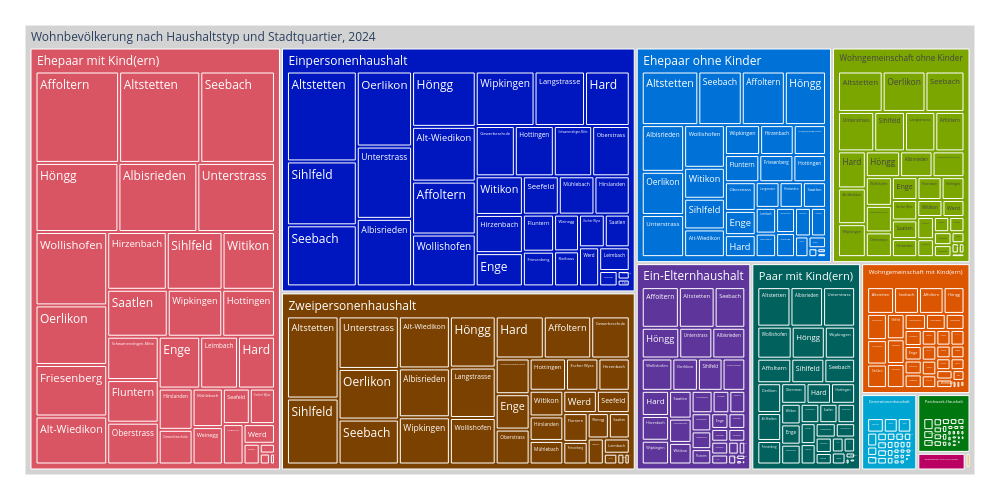

The code cell stored with this chart in its notebook:
### Code cell
treeMap2 = mypy_dv.plot_px_treemap(
    data=myTM.reset_index()
    ,levels=['HHtypLang','QuarLang' ]
    ,values="AnzBestWir"
    ,color="HHtypLang"
    #, color_continuous_scale='Blues'
    ,color_discrete_map=farben_dict_zc
    ,height=500
    ,width=1000             
    #,margin_val_bottom=25
    ,myHeaderTitle="Wohnbevölkerung nach Haushaltstyp und Stadtquartier, "+data_max_date
)
treeMap2

### Figure 1 — Plotly figure (JSON) as saved in the notebook; plotly's stock layout.template omitted (floating-point values rounded to 4 significant figures; data arrays with more than 128 entries replaced by an {"elided": "..."} marker saying what was removed)
{"data": [{"branchvalues": "total", "customdata": {"elided": "409x1 str values"}, "domain": {"x": [0, 1], "y": [0, 1]}, "hovertemplate": "%{label}<br><br>Anzahl:<br>%{value}<extra></extra>", "ids": {"elided": "409 str values"}, "labels": {"elided": "409 str values"}, "marker": {"colors": {"elided": "409 str values"}}, "name": "", "parents": {"elided": "409 str values"}, "root": {"color": "grey"}, "type": "treemap", "values": {"elided": "409 int values"}}], "layout": {"height": 500, "legend": {"tracegroupgap": 0}, "margin": {"b": 25, "l": 25, "r": 25, "t": 25}, "width": 1000}}
